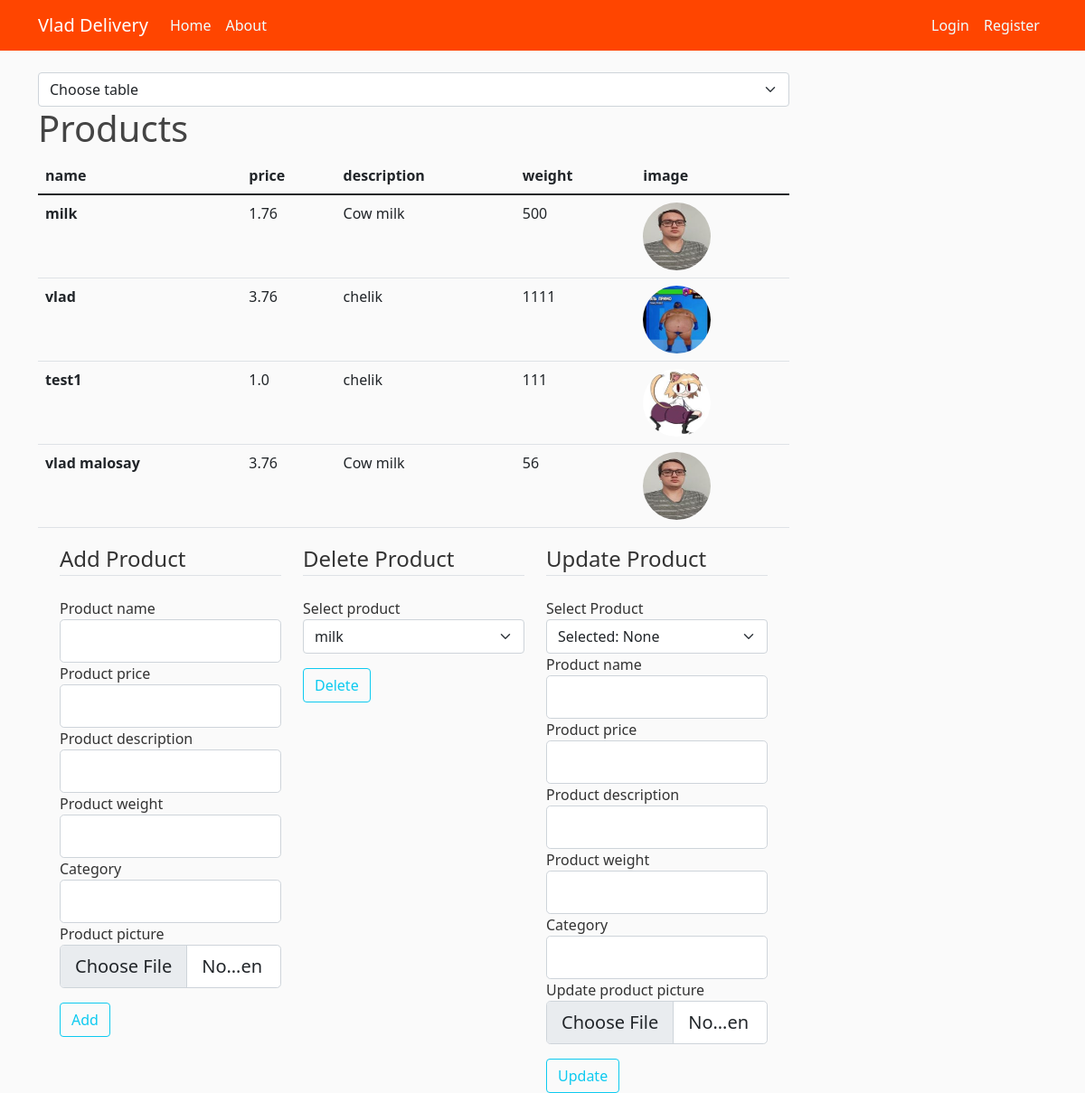
/admin_tables/products/, run on the app's committed database.
### bd_project/models.py (models this page shows, shortened)
class BaseModel(Model):
    id = PrimaryKeyField(unique=True)
    class Meta:
        database = db
        order_by = 'id'

class Product(BaseModel):
    name = CharField(20, unique=True, null=False)
    price = DoubleField(null=False)
    description = TextField(null=False)
    weight = IntegerField(null=False)
    image = CharField(null=False)
    category = CharField(null=False)
    class Meta:
        db_table = 'Products'

### bd_project/admin_products_table/routes.py (the view)
@admin_products_table.route('/admin_tables/products/', methods=['GET'])
def products_table():
    selected_product = 'None'
    add_form, delete_form, update_form, products = init_forms()
    delete_form.select_delete.choices = [(product.id, product.name) for product in products]
    return render_template('admin_pages/table_products.html', add_form=add_form, delete_form=delete_form,
                           update_form=update_form, products=products, selected_product=selected_product)

### bd_project/admin_products_table/forms.py (shortened to what this page needs)
class AddProductForm(FlaskForm):
    name_add = StringField('Product name',
                           validators=[DataRequired(), Length(min=2, max=20)])
    price_add = FloatField('Product price', validators=[DataRequired()])
    description_add = StringField('Product description', validators=[DataRequired()])
    weight_add = IntegerField('Product weight', validators=[DataRequired()])
    category_add = StringField('Category', validators=[DataRequired()])
    image_add = FileField('Product picture', validators=[FileAllowed(['jpg', 'png', 'jpeg', 'bmp'])])
    submit_add = SubmitField('Add')

class DeleteProductForm(FlaskForm):
    select_delete = SelectField('Select product', coerce=int)
    submit_delete = SubmitField('Delete')

### bd_project/admin_products_table/utils.py (called while the page is built)
def init_forms():
    add_form = AddProductForm()
    delete_form = DeleteProductForm()
    update_form = UpdateProductForm()
    products = Product.select()
    return add_form, delete_form, update_form, products

### bd_project/templates/admin_pages/table_products.html (shortened to what this page needs)
{% extends "admin_pages/admin.html" %}
{% block table %}
<body>
<h1>Products</h1>
<table class="table table">
    <thead>
    <tr>
        <th scope="col">name</th>
        <th scope="col">price</th>
        <th scope="col">description</th>
        <th scope="col">weight</th>
        <th scope="col">image</th>
    </tr>
    </thead>
    <tbody>
    {% for product in products %}
    <tr>
        <th scope="row">{{ product.name }}</th>
        <td>{{ product.price }}</td>
        <td>{{ product.description }}</td>
        <td>{{ product.weight }}</td>
        <td><img class="rounded-circle image-size" src="{{ url_for('static',filename='food_pics/' + product.image) }}"></td>
    </tr>
    {% endfor %}
    </tbody>
</table>
<div class="container">
    <div class="row">
        <div class="col">
            <form method="post" action="{{ url_for('admin_products_table.product_creation') }} "
                  enctype="multipart/form-data">
                <fieldset class="form-group">
                    <legend class="border-bottom mb-4">Add Product</legend>
                    <div class="form-group">
                        {{ add_form.name_add.label(class="form-control-label") }}
                        {% if add_form.name_add.errors %}
                        {{ add_form.name_add(class="form-control form-control-lg is-invalid") }}
                        <div class="invalid-feedback">
                            {% for error in add_form.name_add.errors %}
                            <span>{{ error }}</span>
                            {% endfor %}
                        </div>
                        {% else %}
                        {{ add_form.name_add(class="form-control form-control-lg") }}
                        {% endif %}
                    </div>
                    <div class="form-group">
                        {{ add_form.price_add.label(class="form-control-label") }}
                        {% if add_form.price_add.errors %}
                        {{ add_form.price_add(class="form-control form-control-lg is-invalid") }}
                        <div class="invalid-feedback">
                            {% for error in add_form.price_add.errors %}
                            <span>{{ error }}</span>
                            {% endfor %}
                        </div>
                        {% else %}
                        {{ add_form.price_add(class="form-control form-control-lg") }}
                        {% endif %}
                    </div>
                    <div class="form-group">
                        {{ add_form.description_add.label(class="form-control-label") }}
                        {% if add_form.description_add.errors %}
                        {{ add_form.description_add(class="form-control form-control-lg is-invalid") }}
                        <div class="invalid-feedback">
                            {% for error in add_form.description_add.errors %}
                            <span>{{ error }}</span>
                            {% endfor %}
                        </div>
                        {% else %}
                        {{ add_form.description_add(class="form-control form-control-lg") }}
                        {% endif %}
                    </div>
                    <div class="form-group">
                        {{ add_form.weight_add.label(class="form-control-label") }}
                        {% if add_form.weight_add.errors %}
                        {{ add_form.weight_add(class="form-control form-control-lg is-invalid") }}
                        <div class="invalid-feedback">
                            {% for error in add_form.weight_add.errors %}
                            <span>{{ error }}</span>
                            {% endfor %}
                        </div>
                        {% else %}
                        {{ add_form.weight_add(class="form-control form-control-lg") }}
                        {% endif %}
                    </div>
                    <div class="form-group">
                        {{ add_form.category_add.label(class="form-control-label") }}
                        {% if add_form.category_add.errors %}
                        {{ add_form.category_add(class="form-control form-control-lg is-invalid") }}
                        <div class="invalid-feedback">
                            {% for error in add_form.category_add.errors %}
                            <span>{{ error }}</span>
                            {% endfor %}
                        </div>
                        {% else %}
                        {{ add_form.category_add(class="form-control form-control-lg") }}
                        {% endif %}
                    </div>
                    <div class="form-group">
                        {{ add_form.image_add.label(class="form-control-label") }}
                        {{ add_form.image_add(class="form-control-file form-control form-control-lg") }}
                    </div>
                    <div class="form-group pt-3">
                        {{ add_form.submit_add(class="btn btn-outline-info") }}
                    </div>
                </fieldset>
            </form>
        </div>
        <div class="col">
            <form method="post" action="{{ url_for('admin_products_table.product_removing') }} "
                  enctype="multipart/form-data">
                <fieldset class="form-group">
                    <legend class="border-bottom mb-4">Delete Product</legend>
                    <div class="form-group">
                        {{ delete_form.select_delete.label(class="form-control-label") }}
                        {{ delete_form.select_delete(class="form-select") }}
                    </div>
                    <div class="form-group pt-3">
                        {{ delete_form.submit_delete(class="btn btn-outline-info") }}
                    </div>
                </fieldset>
            </form>
        </div>
        <div class="col">
            <form method="post" action=""
                  enctype="multipart/form-data">
                <fieldset class="form-group">
                    <legend class="border-bottom mb-4">Update Product</legend>
                    <label class="form-control-label">Select Product</label>
                    <select class="form-select " onchange="location = this.value;" name="forma">
                        <option selected>Selected: {{ selected_product }}</option>
                    </select>
                    <div class="form-group">
                        {{ update_form.name_update.label(class="form-control-label") }}
                        {% if update_form.name_update.errors %}
                        {{ update_form.name_update(class="form-control form-control-lg is-invalid") }}
                        <div class="invalid-feedback">
                            {% for error in update_form.name_update.errors %}
                            <span>{{ error }}</span>
                            {% endfor %}
                        </div>
                        {% else %}
                        {{ update_form.name_update(class="form-control form-control-lg") }}
                        {% endif %}
                    </div>
                    <div class="form-group">
                        {{ update_form.price_update.label(class="form-control-label") }}
                        {% if update_form.price_update.errors %}
                        {{ update_form.price_update(class="form-control form-control-lg is-invalid") }}
                        <div class="invalid-feedback">
                            {% for error in update_form.price_update.errors %}
                            <span>{{ error }}</span>
                            {% endfor %}
                        </div>
                        {% else %}
                        {{ update_form.price_update(class="form-control form-control-lg") }}
                        {% endif %}
                    </div>
                    <div class="form-group">
                        {{ update_form.description_update.label(class="form-control-label") }}
                        {% if update_form.description_update.errors %}
                        {{ update_form.description_update(class="form-control form-control-lg is-invalid") }}
                        <div class="invalid-feedback">
                            {% for error in update_form.description_update.errors %}
                            <span>{{ error }}</span>
                            {% endfor %}
                        </div>
                        {% else %}
                        {{ update_form.description_update(class="form-control form-control-lg") }}
                        {% endif %}
                    </div>
                    <div class="form-group">
                        {{ update_form.weight_update.label(class="form-control-label") }}
                        {% if update_form.weight_update.errors %}
                        {{ update_form.weight_update(class="form-control form-control-lg is-invalid") }}
                        <div class="invalid-feedback">
                            {% for error in update_form.weight_update.errors %}
                            <span>{{ error }}</span>
                            {% endfor %}
                        </div>
                        {% else %}
                        {{ update_form.weight_update(class="form-control form-control-lg") }}
                        {% endif %}
                    </div>
                    <div class="form-group">
                        {{ update_form.category_update.label(class="form-control-label") }}
                        {% if update_form.category_update.errors %}
                        {{ update_form.category_update(class="form-control form-control-lg is-invalid") }}
                        <div class="invalid-feedback">
                            {% for error in update_form.category_update.errors %}
                            <span>{{ error }}</span>
                            {% endfor %}
                        </div>
                        {% else %}
                        {{ update_form.category_update(class="form-control form-control-lg") }}
                        {% endif %}
                    </div>
                    <div class="form-group">
                        {{ update_form.image_update.label(class="form-control-label") }}
                        {{ update_form.image_update(class="form-control-file form-control form-control-lg") }}
                    </div>
                    <div class="form-group pt-3">
                        {{ update_form.submit_update(class="btn btn-outline-info") }}
                    </div>
                </fieldset>
            </form>
        </div>
    </div>
</div>
</body>
{% endblock table %}

### bd_project/static/main.css (style rules this page uses)
body { background: #fafafa; color: #333333; margin-top: 5rem; }
h1, h2, h3, h4, h5, h6 { color: #444444; }
.image-size { height: 75px; width: 75px; }

### data on the page
Product: name "milk", price "1.76", description "Cow milk", weight "500", image (picture)
Product: name "vlad", price "3.76", description "chelik", weight "1111", image (picture)
Product: name "test1", price "1.0", description "chelik", weight "111", image (picture)
Product: name "vlad malosay", price "3.76", description "Cow milk", weight "56", image (picture)

### other printed values
{{ add_form.name_add.label(class="form-control-label") }} "Product name"
{{ add_form.price_add.label(class="form-control-label") }} "Product price"
{{ add_form.description_add.label(class="form-control-label") }} "Product description"
{{ add_form.weight_add.label(class="form-control-label") }} "Product weight"
{{ add_form.category_add.label(class="form-control-label") }} "Category"
{{ add_form.image_add.label(class="form-control-label") }} "Product picture"
{{ delete_form.select_delete.label(class="form-control-label") }} "Select product"
{{ update_form.name_update.label(class="form-control-label") }} "Product name"
{{ update_form.price_update.label(class="form-control-label") }} "Product price"
{{ update_form.description_update.label(class="form-control-label") }} "Product description"
{{ update_form.weight_update.label(class="form-control-label") }} "Product weight"
{{ update_form.category_update.label(class="form-control-label") }} "Category"
{{ update_form.image_update.label(class="form-control-label") }} "Update product picture"
